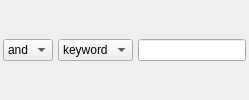
           <widget class="QFrame" name="search_5">
            <layout class="QHBoxLayout" name="horizontalLayout_60">
             <property name="spacing">
              <number>5</number>
             </property>
             <property name="leftMargin">
              <number>3</number>
             </property>
             <property name="topMargin">
              <number>3</number>
             </property>
             <property name="rightMargin">
              <number>3</number>
             </property>
             <property name="bottomMargin">
              <number>3</number>
             </property>
             <item>
              <widget class="QComboBox" name="logi_5">
               <property name="insertPolicy">
                <enum>QComboBox::NoInsert</enum>
               </property>
               <property name="sizeAdjustPolicy">
                <enum>QComboBox::AdjustToContents</enum>
               </property>
               <property name="logi" stdset="0">
                <bool>true</bool>
               </property>
               <item>
                <property name="text">
                 <string>and</string>
                </property>
               </item>
               <item>
                <property name="text">
                 <string>or</string>
                </property>
               </item>
               <item>
                <property name="text">
                 <string>not</string>
                </property>
               </item>
              </widget>
             </item>
             <item>
              <widget class="QComboBox" name="key_5">
               <property name="insertPolicy">
                <enum>QComboBox::NoInsert</enum>
               </property>
               <property name="sizeAdjustPolicy">
                <enum>QComboBox::AdjustToContents</enum>
               </property>
               <property name="search" stdset="0">
                <bool>true</bool>
               </property>
               <item>
                <property name="text">
                 <string>keyword</string>
                </property>
               </item>
               <item>
                <property name="text">
                 <string>title</string>
                </property>
               </item>
               <item>
                <property name="text">
                 <string>author</string>
                </property>
               </item>
              </widget>
             </item>
             <item>
              <widget class="QLineEdit" name="textsearch_5">
               <property name="styleSheet">
                <string notr="true"/>
               </property>
               <property name="clearButtonEnabled">
                <bool>true</bool>
               </property>
              </widget>
             </item>
            </layout>
           </widget>
